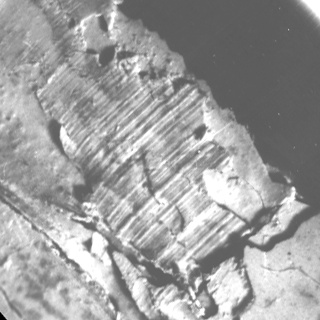
//> input picture Image_Processing/anisotropic_image_segmentation/gst_input.jpg, 320 x 320 px
$ ./Morphology_3 ../anisotropic_image_segmentation/gst_input.jpg   (built with g++ and OpenCV 4)
//> lines starting //> are read from the running program, lines starting //| are printed output that depends on the picture; after the words box and inside, x2 and y2 are one past the last pixel; in counts of white or black regions, pixels touching at a corner belong together
#include <opencv2/core.hpp>
#include <opencv2/imgproc.hpp>
#include <opencv2/highgui.hpp>
#include <iostream>
void show_wait_destroy(const char* winname, cv::Mat img);
using namespace std;
using namespace cv;
int main(int argc, char** argv)
{
    CommandLineParser parser(argc, argv, "{@input | ../../data/notes.png | input image}");
    Mat src = imread(parser.get<String>("@input"), IMREAD_COLOR);
//> src is the input picture: 320 rows x 320 cols, CV_8UC3; min 0, max 255, mean 158.5
    if (src.empty())
    {
        cout << "Could not open or find the image!\n" << endl;
        cout << "Usage: " << argv[0] << " <Input image>" << endl;
        return -1;
    }
    // Show source image
    imshow("src", src);
    // Transform source image to gray if it is not already
    Mat gray;
    if (src.channels() == 3)
    {
        cvtColor(src, gray, COLOR_BGR2GRAY);
    }
    else
    {
        gray = src;
    }
    // Show gray image
    show_wait_destroy("gray", gray);
    // Apply adaptiveThreshold at the bitwise_not of gray, notice the ~ symbol
    Mat bw;
    adaptiveThreshold(~gray, bw, 255, ADAPTIVE_THRESH_MEAN_C, THRESH_BINARY, 15, -2);
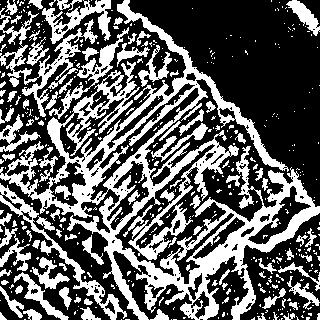
//> bw: 320 rows x 320 cols, CV_8UC1; 37.2% white; 456 white regions (363 under 20 px), largest, box (x1, y1, x2, y2) and area: (0, 0, 320, 320) 21742, (0, 8, 98, 117) 1961, (0, 183, 127, 320) 1535
    // Show binary image
    show_wait_destroy("binary", bw);
    // Create the images that will use to extract the horizontal and vertical lines
    Mat horizontal = bw.clone();
    Mat vertical = bw.clone();
    // Specify size on horizontal axis
    int horizontal_size = horizontal.cols / 30;
//> horizontal_size = 10
    // Create structure element for extracting horizontal lines through morphology operations
    Mat horizontalStructure = getStructuringElement(MORPH_RECT, Size(horizontal_size, 1));
//> horizontalStructure = [1, 1, 1, 1, 1, 1, 1, 1, 1, 1]
    // Apply morphology operations
    erode(horizontal, horizontal, horizontalStructure, Point(-1, -1));
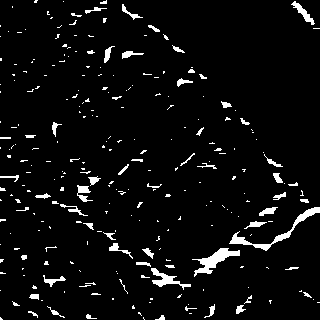
//> horizontal: 320 rows x 320 cols, CV_8UC1; 4.9% white; 266 white regions (206 under 20 px), largest, box (x1, y1, x2, y2) and area: (229, 207, 320, 251) 524, (192, 248, 240, 277) 469, (151, 268, 191, 290) 274
    dilate(horizontal, horizontal, horizontalStructure, Point(-1, -1));
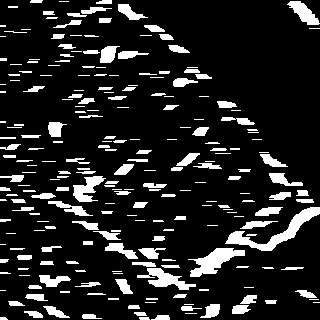
//> horizontal: 320 rows x 320 cols, CV_8UC1; 13.7% white; 239 white regions (78 under 20 px), largest, box (x1, y1, x2, y2) and area: (225, 207, 320, 251) 1007, (188, 248, 245, 277) 748, (137, 268, 196, 290) 542
    // Show extracted horizontal lines
    show_wait_destroy("horizontal", horizontal);
    // Specify size on vertical axis
    int vertical_size = vertical.rows / 30;
//> vertical_size = 10
    // Create structure element for extracting vertical lines through morphology operations
    Mat verticalStructure = getStructuringElement(MORPH_RECT, Size(1, vertical_size));
//> verticalStructure = [1, 1, 1, 1, 1, 1, 1, 1, 1, 1]
    // Apply morphology operations
    erode(vertical, vertical, verticalStructure, Point(-1, -1));
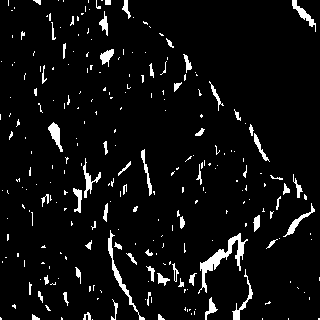
//> vertical: 320 rows x 320 cols, CV_8UC1; 5.5% white; 259 white regions (194 under 20 px), largest, box (x1, y1, x2, y2) and area: (198, 233, 248, 294) 652, (108, 230, 145, 320) 330, (292, 0, 316, 32) 196
    dilate(vertical, vertical, verticalStructure, Point(-1, -1));
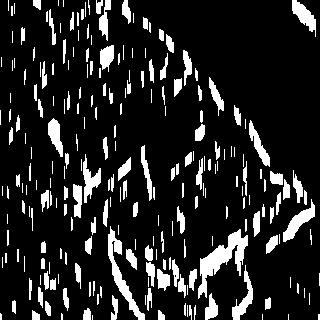
//> vertical: 320 rows x 320 cols, CV_8UC1; 14.3% white; 238 white regions (86 under 20 px), largest, box (x1, y1, x2, y2) and area: (198, 229, 248, 299) 1174, (108, 226, 145, 320) 764, (283, 199, 315, 242) 465
    // Show extracted vertical lines
    show_wait_destroy("vertical", vertical);
    // Inverse vertical image
    bitwise_not(vertical, vertical);
    show_wait_destroy("vertical_bit", vertical);
    // Extract edges and smooth image according to the logic
    // 1. extract edges
    // 2. dilate(edges)
    // 3. src.copyTo(smooth)
    // 4. blur smooth img
    // 5. smooth.copyTo(src, edges)
    // Step 1
    Mat edges;
    adaptiveThreshold(vertical, edges, 255, ADAPTIVE_THRESH_MEAN_C, THRESH_BINARY, 3, -2);
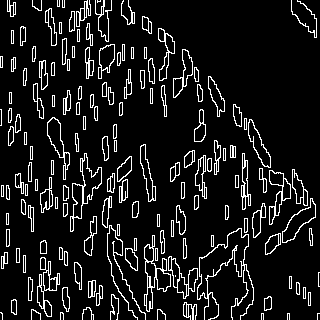
//> edges: 320 rows x 320 cols, CV_8UC1; 10.3% white in thin lines or dots
    show_wait_destroy("edges", edges);
    // Step 2
    Mat kernel = Mat::ones(2, 2, CV_8UC1);
    dilate(edges, edges, kernel);
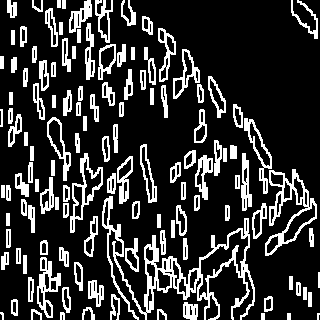
//> edges: 320 rows x 320 cols, CV_8UC1; 20.2% white; 125 white regions (1 under 20 px), largest, box (x1, y1, x2, y2) and area: (102, 196, 255, 320) 3323, (265, 169, 317, 256) 1132, (70, 153, 103, 233) 632
    show_wait_destroy("dilate", edges);
    // Step 3
    Mat smooth;
    vertical.copyTo(smooth);
    // Step 4
    blur(smooth, smooth, Size(2, 2));
    // Step 5
    smooth.copyTo(vertical, edges);
    // Show final result
    show_wait_destroy("smooth - final", vertical);
    return 0;
}
void show_wait_destroy(const char* winname, cv::Mat img) {
    imshow(winname, img);
    moveWindow(winname, 500, 0);
    waitKey(0);
    destroyWindow(winname);
}
